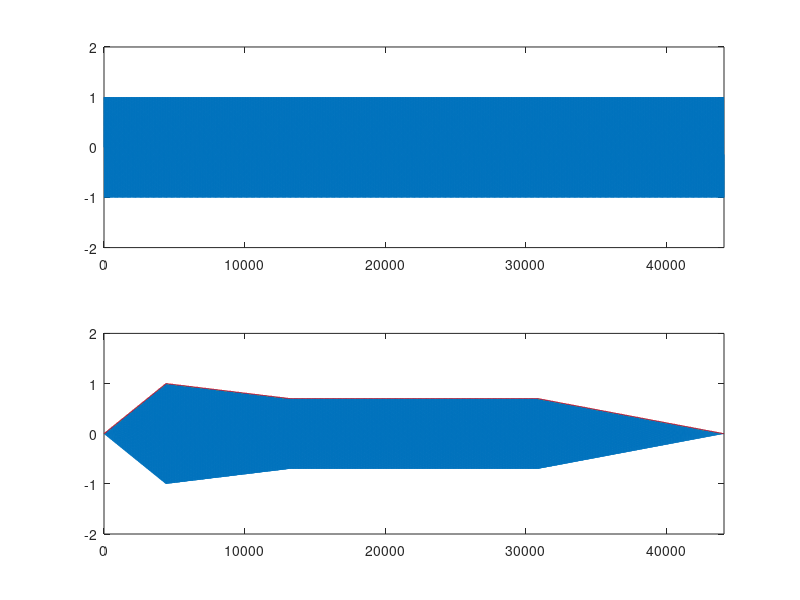

Here is the MATLAB script that generated this plot:
clear; clc;
fs = 44100;
ts = 1/fs;
t = 0:ts:1-ts;
f = 1000;
A = 1;
sine = A * sin(2*pi*f*t);

len = length(sine);

A = linspace(0, 1, len*0.1);
D = linspace(1, 0.7, len*0.2);
S = linspace(0.7, 0.7, len*0.4);
R = linspace(0.7, 0, len*0.3);

envelope = [A D S R];

newSig = sine.*envelope;

subplot(211),plot(sine);
axis([0 44100 -2 2]);

subplot(212), plot(newSig); hold on;
plot(envelope, 'r');
axis([0 44100 -2 2]);